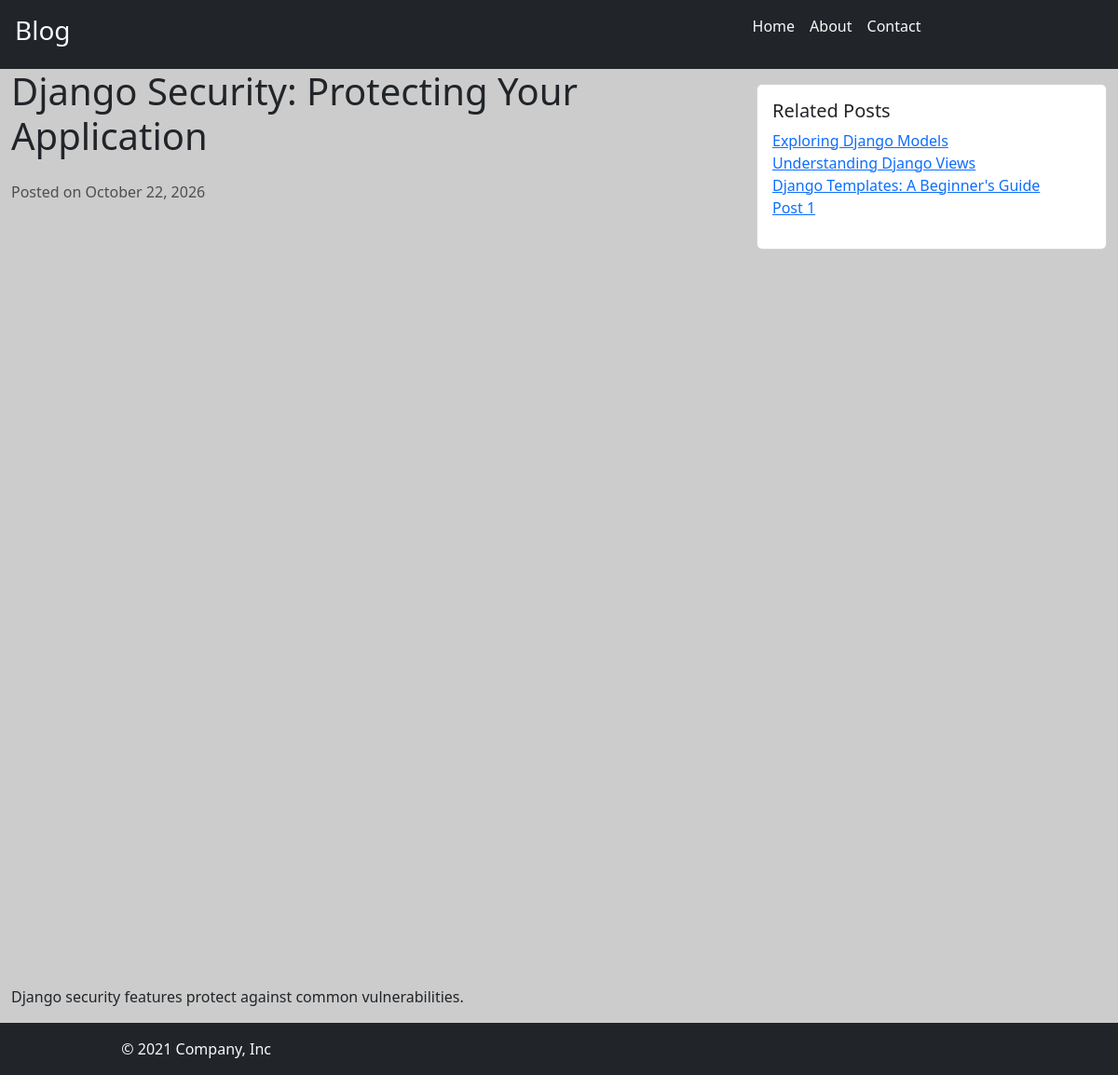
The page /blog/post/django-security-protecting-your-application/ on the database its author committed.
### blog/models.py (models this page shows, shortened)
class Post(models.Model):
    title = models.CharField(max_length=100)
    content = models.TextField()
    img_url = models.URLField(blank=True, null=True)
    created_at = models.DateTimeField(auto_now_add=True)
    slug = models.SlugField(
        unique=True,
        blank=True,
        max_length=100
    )
    category = models.ForeignKey(category, on_delete=models.CASCADE)

### blog/views.py (the view)
# urls.py: path("post/<slug:slug>/",views.detail,name="detail"),
def detail(request, slug):
    try:
        posts = Post.objects.get(slug=slug)
        related_posts=Post.objects.filter(category=posts.category).exclude(pk=posts.pk)[:3]
    except Post.DoesNotExist:
        return render(request,'404.html', status=404,)
    return render(request,'detail.html', {'post': posts, 'related_posts': related_posts})

### blog/templates/detail.html
{% extends "base.html" %}
{% block content %}
    <div class="container-fluid ">
        <div class="row">
            <div class="col-lg-8">
              <h1 class="mb-4"> {{post.title}}  </h1>
              <p class="text-muted">Posted on {{ post.created_at|date:"F j, Y" }}</p>
              <img src="{{ post.img_url}}" class="img-fluid mb-4" alt="Blog Image">
              <p> {{post.content}} </p>
              </div>
            <div class="col-lg-4">
              <div class="card mt-3">
                <div class="card-body">
                  <h5 class="card-title">Related Posts</h5>
                  <ul class="list-unstyled">
                    {% for related_post in related_posts %}
                      <li><a href="{% url 'blog:detail' slug=related_post.slug %}">{{ related_post.title }}</a></li>
                    {% empty %}
                      <li>No related posts found.</li>
                    {% endfor %}
                    <li><a href="./detail.html">Post 1</a></li>
                  </ul>
                </div>
              </div>
            </div>
        </div>
    </div>
{% endblock content %}

### blog/static/style.css (style rules this page uses)
body { background-color: #cccccc; }

### rows shown on the page
Post: title "Django Security: Protecting Your Application", created_at "October 22, 2026", content "Django security features protect against common vulnerabilities."
Post: title "Exploring Django Models"
Post: title "Understanding Django Views"
Post: title "Django Templates: A Beginner's Guide"
